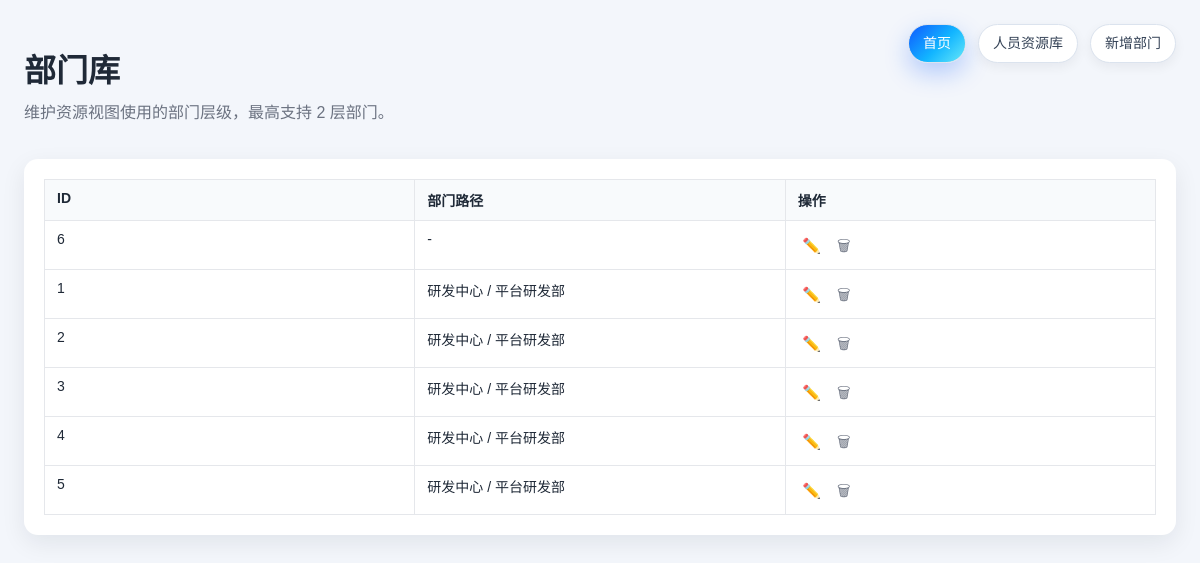
Page /admin/departments on the committed database.
### tables this page shows
CREATE TABLE departments (
                id INTEGER PRIMARY KEY AUTOINCREMENT,
                level_1_department TEXT,
                level_2_department TEXT,
                created_at TEXT DEFAULT CURRENT_TIMESTAMP,
                updated_at TEXT DEFAULT CURRENT_TIMESTAMP
            );

### src/app.py (the view)
@app.route('/admin/departments')
@login_required
def admin_departments():
    denied = require_feature('manage_service_resources', '当前账号不能管理资源视图基础数据')
    if denied:
        return denied
    rows = load_departments()
    return render_template('department_list.html', records=rows, **build_auth_context())

### src/app.py (called while the page is built, shortened)
@app.context_processor
def inject_template_helpers():
    return {
        'milestone_image_url': milestone_image_url,
    }

def default_feature_flags(role):
    role = normalize_permission_role(role)
    if role == 'admin':
        return {key: True for key in FEATURE_KEYS}
    return {
        'view_system': False,
        'manage_permissions': False,
        'manage_backup': False,
        'submit_requirement': True,
        'manage_requirement_status': False,
        'manage_projects': False,
        'manage_features': False,
        'manage_service_resources': False,
        'import_export_data': True,
    }

def normalize_permission_role(role_text):
    role = (role_text or '').strip().lower()
    return 'admin' if role == 'admin' else 'guest'

def oauth_enabled():
    return os.getenv("RELEASEPLAN_OAUTH_ENABLED", "false").lower() == "true"

def local_admin_enabled():
    admin_username = (os.getenv('RELEASEPLAN_LOCAL_ADMIN_USERNAME') or '').strip()
    admin_password = (os.getenv('RELEASEPLAN_LOCAL_ADMIN_PASSWORD') or '').strip()
    guest_username = (os.getenv('RELEASEPLAN_LOCAL_GUEST_USERNAME') or '').strip()
    guest_password = (os.getenv('RELEASEPLAN_LOCAL_GUEST_PASSWORD') or '').strip()
    return bool((admin_username and admin_password) or (guest_username and guest_password))

def auth_mode():
    if oauth_enabled() and local_admin_enabled():
        return 'hybrid'
    if oauth_enabled():
        return 'oauth2'
    if local_admin_enabled():
        return 'local'
    return 'none'

def get_current_user():
    return session.get('oauth_user') or session.get('local_user')

def get_current_user_roles():
    user = get_current_user() or {}
    roles = user.get('roles') or []
    if isinstance(roles, str):
        roles = [roles]
    return [str(role).strip().lower() for role in roles if str(role).strip()]

def get_current_user_features(user=None):
    user = user if user is not None else get_current_user()
    if not isinstance(user, dict):
        return default_feature_flags('guest')

def can_access(feature_key, user=None):
    mode = auth_mode()
    if mode == 'none':
        return True
    features = get_current_user_features(user)
    return bool(features.get(feature_key))

def can_edit(user=None):
    return can_access('manage_projects', user) or can_access('manage_features', user) or can_access('manage_service_resources', user) or can_access('manage_backup', user) or can_access('manage_permissions', user)

### templates/department_list.html (shortened to what this page needs)
<!doctype html>
<html lang="zh-CN">
<head>
  <link rel="stylesheet" href="{{ url_for('static', filename='style.css') }}">
</head>
<body>
  <div class="page">
    <header class="toolbar">
      <div>
        <h1>部门库</h1>
        <p>维护资源视图使用的部门层级，最高支持 2 层部门。</p>
      </div>
      <div class="toolbar-actions">
        <a class="button home-button" href="{{ url_for('index') }}">首页</a>
        <a class="button secondary" href="{{ url_for('admin_resource_people') }}">人员资源库</a>
        <a class="button" href="{{ url_for('admin_department_new') }}">新增部门</a>
      </div>
    </header>
    {% if records %}
    <div class="table-wrap card">
      <table class="data-table">
        <thead>
          <tr>
            <th>ID</th>
            <th>部门路径</th>
            <th>操作</th>
          </tr>
        </thead>
        <tbody>
          {% for record in records %}
          <tr>
            <td>{{ record.id }}</td>
            <td>{{ record.department_full_name or '-' }}</td>
            <td>
              <div class="inline-actions">
                <a class="icon-action" href="{{ url_for('admin_department_edit', department_id=record.id) }}" title="编辑">✏️</a>
                <form method="post" action="{{ url_for('admin_department_delete', department_id=record.id) }}" class="inline-delete-form">
                  <button class="icon-action danger delete-trigger" type="button" title="删除">🗑</button>
                </form>
              </div>
            </td>
          </tr>
          {% endfor %}
        </tbody>
      </table>
    </div>
    {% else %}
    <div class="empty">当前还没有部门数据。</div>
    {% endif %}
  </div>
</body>
</html>

### static/style.css (style rules this page uses)
body { margin: 0; font-family: Arial, "PingFang SC", "Microsoft YaHei", sans-serif; background: #f3f6fb; color: #1f2937; }
.page { max-width: 1500px; margin: 0 auto; padding: 24px; }
header h1 { margin-bottom: 8px; }
header p { margin-top: 0; color: #6b7280; }
.card { background: #fff; border-radius: 16px; box-shadow: 0 8px 24px rgba(15, 23, 42, 0.08); }
.toolbar { display: flex; justify-content: space-between; gap: 16px; align-items: flex-start; margin-bottom: 20px; }
.toolbar-actions { display: flex; gap: 12px; align-items: center; flex-wrap: wrap; overflow: visible; }
.button { display: inline-flex; align-items: center; justify-content: center; padding: 10px 14px; border-radius: 999px; background: #ffffff; color: #334155; text-decoration: none; border: 1px solid #dbe3ee; cursor: pointer; font-size: 14px; font-family: inherit; line-height: 1.2; box-shadow: 0 4px 12px rgba(15, 23, 42, 0.06); }
.button.secondary { background: #ffffff; color: #334155; border-color: #dbe3ee; }
.button.home-button { background: linear-gradient(135deg, #0f59ff 0%, #12b5ff 55%, #67e8f9 100%); color: #ffffff; box-shadow: 0 10px 24px rgba(15, 89, 255, 0.28); }
.card { background: #fff; border-radius: 14px; padding: 20px; box-shadow: 0 8px 24px rgba(15, 23, 42, 0.08); }
.table-wrap { overflow-x: auto; overflow-y: visible; }
.data-table { width: 100%; border-collapse: collapse; table-layout: fixed; }
.data-table th, .data-table td { border: 1px solid #e5e7eb; padding: 10px 12px; text-align: left; vertical-align: top; font-size: 14px; word-break: break-word; }
.data-table th { background: #f8fafc; position: relative; }
.inline-actions { display: inline-flex; align-items: center; gap: 4px; flex-wrap: nowrap; }
.compact-actions form, .inline-actions form { margin: 0; }
.inline-delete-form { position: relative; display: inline-flex; align-items: center; }
.icon-action, .icon-action:link, .icon-action:visited, .icon-action:hover, .icon-action:active { display: inline-flex; align-items: center; justify-content: center; width: 28px; height: 28px; border: none; background: transparent; color: #6b7280; text-decoration: none !important; border-radius: 6px; cursor: pointer; font-size: 15px; line-height: 1; padding: 0; transition: background 0.15s ease, color 0.15s ease; }

### rows in the picture
departments: id "1", department_full_name "研发中心 / 平台研发部"
departments: id "2", department_full_name "研发中心 / 平台研发部"
departments: id "3", department_full_name "研发中心 / 平台研发部"
departments: id "4", department_full_name "研发中心 / 平台研发部"
departments: id "5", department_full_name "研发中心 / 平台研发部"

### other values in the picture
{{ record.id }} "6"
{{ record.department_full_name or '-' }} "-"
